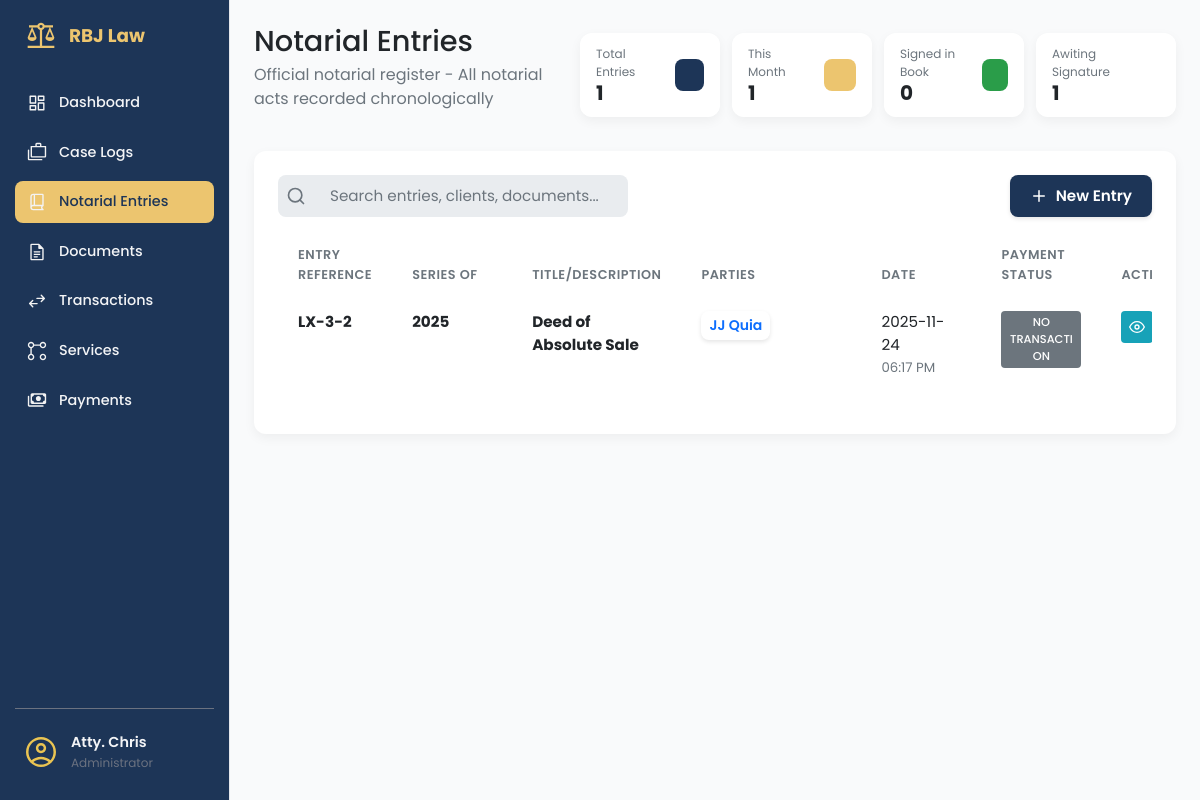
The page /notarial-entries/ (signed in) on the database as committed earlier.
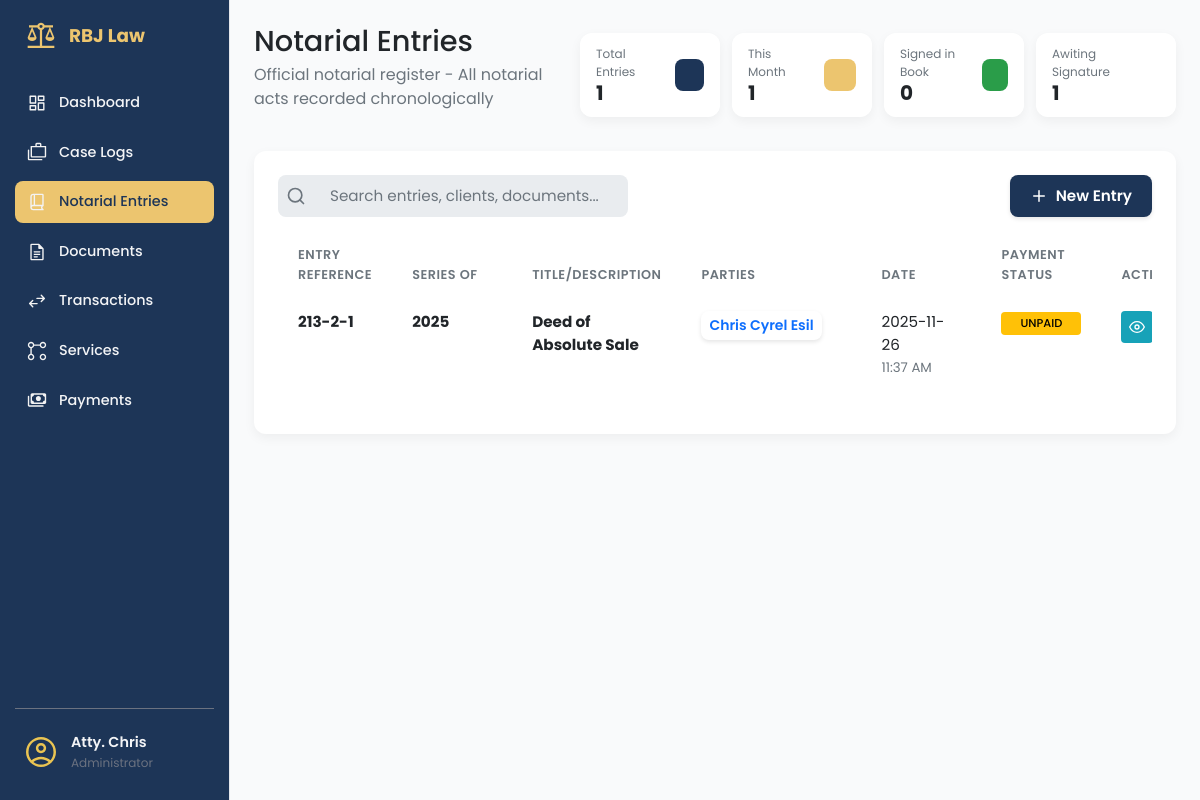
The same page on the database as committed later.
### app/models/notarial_entry_mdl.py (models this page shows, shortened)
class NotarialEntry(db.Model):
    __tablename__ = 'notarial_entries'
    id = db.Column(db.Integer, primary_key=True)
    not_entry_num = db.Column(db.String(255), nullable=False)
    not_page_num = db.Column(db.String(255), nullable=False)
    not_book_num = db.Column(db.String(255), nullable=False)
    not_series = db.Column(db.Integer, nullable=False)
    not_title = db.Column(db.String(255), nullable=False)
    not_date = db.Column(db.DateTime, nullable=False, default=datetime.utcnow)
    not_type_act = db.Column(db.String(255), nullable=False)
    not_fee = db.Column(Numeric(10, 2), nullable=False)
    not_fee_or = db.Column(db.String(255), nullable=False)
    not_other_place = db.Column(db.String(255), nullable=True)
    not_comp_evidence_id = db.Column(db.String(150), nullable=True)
    transaction_item_id = db.Column(db.Integer, db.ForeignKey('transaction_items.id'), nullable=True)
    transaction_status = db.Column(db.String(50), default='no_transaction')  # no_transaction, unpaid, paid
    transaction_item = db.relationship('TransactionItem',
                                     foreign_keys=[transaction_item_id],
                                     backref='notary_entries',
                                     lazy=True)
    @property
    def has_transaction(self):
        return self.transaction_item_id is not None
    @property
    def is_paid(self):
        return self.transaction_status == 'paid'

class NotarialEntryParty(db.Model):
    __tablename__ = 'notarial_entry_parties'
    id = db.Column(db.Integer, primary_key=True)
    notarial_entry_id = db.Column(db.Integer, db.ForeignKey('notarial_entries.id'), nullable=False)
    party_name = db.Column(db.String(150), nullable=False)
    party_address = db.Column(db.String(150), nullable=False)
    notarial_entry = db.relationship('NotarialEntry', backref='parties', lazy=True)

### app/routes/notarial_entries_routes.py (the view)
@notarial_entries_bp.route('/')
@login_required
def notarial_entries_page():
    entries = NotarialEntryService.get_all_entries()
    return render_template('notarial_entries.html', entries=entries, now=datetime.utcnow())

### app/services/notarial_entry_service.py (called while the page is built)
    @staticmethod
    def get_all_entries():
        return NotarialEntry.query.options(
            joinedload(NotarialEntry.parties),
            joinedload(NotarialEntry.witnesses)
        ).order_by(NotarialEntry.not_date.desc()).all() # Line 20 or similar

### app/templates/notarial_entries.html (shortened to what the changed rows need)
{% extends 'base.html' %}
{% block content %}
<main class="dashboard-content">
    <header class="dashboard-header">
        <div>
            <h1>Notarial Entries </h1>
        </div>
                        {% set current_month = [] %}
                        {% set signed_count = [] %}
                        {% set unsigned_count = [] %}
    </header>
    <section class="content-section">
        <div class="panel-card">
            <div class="table-wrapper">
                <table class="table document-table">
                    <colgroup>
                    </colgroup>
                    <thead>
                        <tr>
                            <th data-sort-key="entry_ref">Entry Reference</th>
                            <th data-sort-key="series">Series Of</th>
                            <th data-sort-key="title">Title/Description</th>
                            <th data-sort-key="parties">Parties</th>
                            <th>Date</th>
                            <th>Payment Status</th>
                            <th>Actions</th>
                        </tr>
                    </thead>
                    <tbody>
                        {% for entry in entries %}
                        <tr>
                            <td>
                                <strong>{{ entry.not_book_num }}-{{ entry.not_page_num }}-{{ entry.not_entry_num
                                    }}</strong>
                            </td>
                            <td>
                                <strong>{{ entry.not_series }}</strong>
                            </td>
                            <td>
                                <strong>{{ entry.not_title }}</strong>
                            </td>
                            <td>
                                <div class="clickable-list">
                                    <button type="button" class="btn btn-sm btn-outline-primary view-parties-btn"
                                        data-bs-target="#partiesModal">
                                        {% for party in entry.parties %}
                                        {{ party.party_name }}{% if not loop.last %}, {% endif %}
                                        {% endfor %}
                                    </button>
                                </div>
                            </td>
                            <td>
                                <div>{{ entry.not_date.strftime('%Y-%m-%d') }}</div>
                                <small class="text-muted">{{ entry.not_date.strftime('%I:%M %p') }}</small>
                            </td>
                            <td>
                                {% if entry.is_paid %}
                                <span class="status-tag status-tag--signed">Paid</span>
                                {% elif entry.has_transaction %}
                                <span class="status-tag status-tag--unsigned">Unpaid</span>
                                {% else %}
                                <span class="status-tag status-tag--other">No Transaction</span>
                                {% endif %}
                            </td>
                            <td>
                                <div class="action-buttons">
                                    <a href="{{ url_for('documents.notarial_entry_documents', entry_id=entry.id) }}"
                                        class="btn-action btn-action--info" title="View Details">
                                        <svg xmlns="http://www.w3.org/2000/svg" width="16" height="16"
                                            viewBox="0 0 24 24" fill="none" stroke="currentColor" stroke-width="2"
                                            stroke-linecap="round" stroke-linejoin="round">
                                            <path d="M1 12s4-8 11-8 11 8 11 8-4 8-11 8-11-8-11-8z"></path>
                                            <circle cx="12" cy="12" r="3"></circle>
                                        </svg>
                                    </a>
                                </div>
                            </td>
                        </tr>
                        {% endfor %}
                    </tbody>
                </table>
            </div>
        </div>
    </section>
</main>
{% endblock content %}

Rows that differ between the two databases and show on the page:
changed NotarialEntry "Deed of Absolute Sale": not_book_num "LX" → "213"; not_page_num "3" → "2"; not_entry_num "2" → "1"; not_date "2025-11-24" → "2025-11-26"; not_date "06:17 PM" → "11:37 AM"; transaction_status "NO TRANSACTION" → "UNPAID"
changed NotarialEntryParty: party_name "JJ Quia" → "Chris Cyrel Esil"
